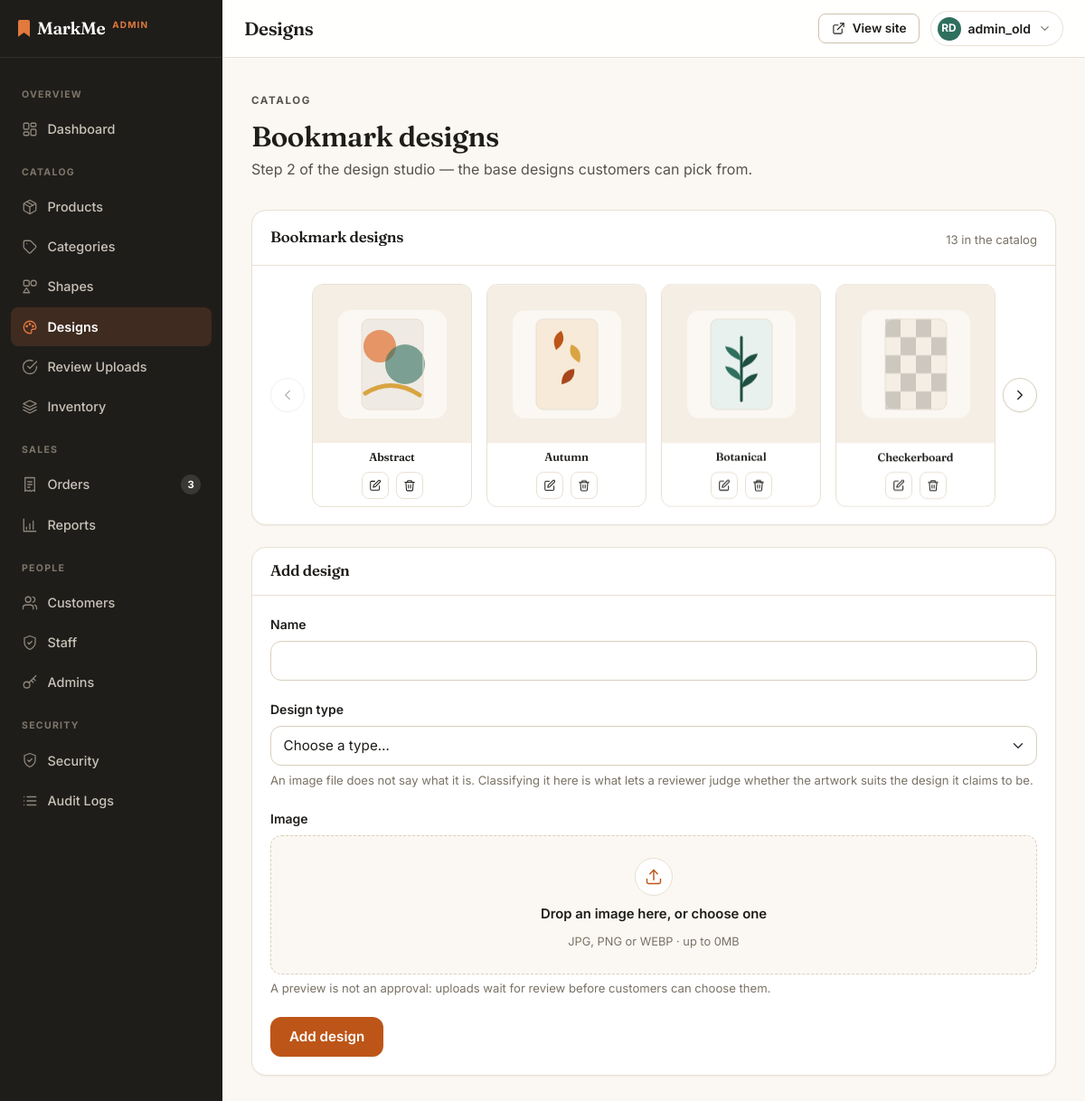
Page /admin/designs.php (signed in) on the committed database.
### tables this page shows
CREATE TABLE `designs` (
  `design_id` int(10) UNSIGNED NOT NULL,
  `name` varchar(100) NOT NULL,
   
   
   
  `category` varchar(40) NOT NULL DEFAULT 'Uncategorized',
  `image_path` varchar(255) NOT NULL,
  `status` enum('pending','approved','rejected') NOT NULL DEFAULT 'pending',
  `uploaded_by` int(10) UNSIGNED DEFAULT NULL,
  `reviewed_by` int(10) UNSIGNED DEFAULT NULL,
  `reviewed_at` timestamp NULL DEFAULT NULL,
  `review_note` varchar(255) DEFAULT NULL,
  `virus_scanned` tinyint(1) NOT NULL DEFAULT 0,
  `created_at` timestamp NOT NULL DEFAULT current_timestamp()
);

### admin/includes/admin_header.php (called while the page is built, shortened)
<?php
require_once __DIR__ . '/../../includes/icons.php';
require __DIR__ . '/../../includes/backoffice/shell_header.php';

### admin/designs.php (called while the page is built, shortened)
<?php
require __DIR__ . '/includes/admin_header.php';
$opt = [
    'table' => 'designs',
    'idColumn' => 'design_id',
    'folder' => 'designs',
    'singular' => 'Design',
    'plural' => 'Bookmark designs',
    'blurb' => 'Step 2 of the design studio — the base designs customers can pick from.',
    'saveAction' => 'design_save.php',
    'deleteAction' => 'design_delete.php',
    'icon' => 'palette',
    'categories' => ['Floral', 'Geometric', 'Minimal', 'Pattern', 'Illustration', 'Seasonal'],
];
require __DIR__ . '/includes/option_manager.php';
require __DIR__ . '/../includes/backoffice/shell_footer.php';

### includes/functions.php (called while the page is built, shortened)
<?php
require_once __DIR__ . '/../config/db.php';
function e(?string $value): string
{
    return htmlspecialchars($value ?? '', ENT_QUOTES, 'UTF-8');
}
function upload_url(string $folder, ?string $file): string
{
    $file = (string)$file;
    $base = BASE_URL . '/uploads/' . $folder . '/' . rawurlencode($file);
    $path = __DIR__ . '/../uploads/' . $folder . '/' . $file;
    return is_file($path) ? $base . '?v=' . filemtime($path) : $base;
}

### config/db.php (called while the page is built, shortened)
<?php
function db(): PDO
{
    static $pdo = null;
    if ($pdo === null) {
        $dsn = 'mysql:host=' . DB_HOST . ';dbname=' . DB_NAME . ';charset=' . DB_CHARSET;
        $pdo = new PDO($dsn, DB_USER, DB_PASS, [
            PDO::ATTR_ERRMODE => PDO::ERRMODE_EXCEPTION,
            PDO::ATTR_DEFAULT_FETCH_MODE => PDO::FETCH_ASSOC,
            PDO::ATTR_EMULATE_PREPARES => false,
        ]);
    }
    return $pdo;
}

### admin/includes/option_manager.php (the view, shortened to what this page needs)
<?php
$editing = null;
$rows = db()->query("SELECT * FROM {$opt['table']} ORDER BY name")->fetchAll();
$selectedIndex = 0;
$self = BASE_URL . '/admin/' . basename($_SERVER['SCRIPT_NAME']);
?>
<div class="page-head">
    <div>
        <p class="eyebrow eyebrow-muted">Catalog</p>
        <h2 style="margin-top:var(--s-2)"><?= e($opt['plural']) ?></h2>
        <p><?= e($opt['blurb']) ?></p>
    </div>
</div>
<div class="option-layout">
<section class="card card-flush option-catalog">
    <div class="panel-head">
        <h2><?= e($opt['plural']) ?></h2>
        <p class="form-text">
            <?= count($rows) ?> in the catalog
        </p>
    </div>
    <div class="panel-body">
        <?php if (!$rows): ?>
            <div class="empty-state option-catalog-empty">
                <span class="empty-icon"><?= icon($opt['icon'], 24) ?></span>
                <h3>No <?= e(strtolower($opt['plural'])) ?> yet</h3>
                <p>Add your first one in the form below.</p>
            </div>
        <?php else: ?>
            <div class="carousel admin-carousel option-tile-carousel" data-carousel
                 data-per-view="4 3 2"
                 data-min-card="96"
                 data-carousel-start="<?= (int)$selectedIndex ?>"
                 data-carousel-item=".option-tile">
                <button type="button" class="carousel-nav prev" data-carousel-prev
                        aria-label="Previous <?= e(strtolower($opt['plural'])) ?>"><?= icon('chevron-left', 18) ?></button>
                <div class="carousel-viewport">
                    <div class="carousel-track" data-carousel-track data-reveal-grid>
                        <?php foreach ($rows as $row): ?>
                            <?php $rowId = (int)$row[$opt['idColumn']]; ?>
                            <?php $isSelected = $editing
                                && (int)$editing[$opt['idColumn']] === $rowId; ?>
                            <article class="option-tile<?= $isSelected ? ' is-selected' : '' ?>"
                                     <?= $isSelected ? 'aria-current="true"' : '' ?>>
                                <div class="option-tile-media">
                                    <img src="<?= upload_url($opt['folder'], $row['image_path']) ?>"
                                         alt="<?= e($row['name']) ?>" loading="lazy" decoding="async">
                                </div>
                                <div class="option-tile-body">
                                    <h3 class="option-tile-name"><?= e($row['name']) ?></h3>
                                    <div class="option-tile-actions">
                                        <a class="btn-icon btn-icon-sm" href="<?= e($self) ?>?edit=<?= $rowId ?>"
                                           aria-label="Edit <?= e($row['name']) ?>"><?= icon('edit', 14) ?></a>
                                        <form method="post" action="<?= BASE_URL ?>/admin/<?= e($opt['deleteAction']) ?>"
                                              data-confirm
                                              data-confirm-title="Delete <?= e(strtolower($opt['singular'])) ?>?"
                                              data-confirm-body="Delete &quot;<?= e($row['name']) ?>&quot;?"
                                              data-confirm-action="Delete"
                                              data-confirm-tone="danger">
                                            <button type="submit" class="btn-icon btn-icon-sm btn-icon-danger"
                                                    aria-label="Delete <?= e($row['name']) ?>"><?= icon('trash', 14) ?></button>
                                        </form>
                                    </div>
                                </div>
                            </article>
                        <?php endforeach; ?>
                    </div>
                </div>
                <button type="button" class="carousel-nav next" data-carousel-next
                        aria-label="More <?= e(strtolower($opt['plural'])) ?>"><?= icon('chevron-right', 18) ?></button>
            </div>
        <?php endif; ?>
    </div>
</section>
<section class="card card-flush option-form-panel">
    <div class="panel-head">
        <h2><?= $editing
            ? 'Edit ' . e(strtolower($opt['singular']))
            : 'Add ' . e(strtolower($opt['singular'])) ?></h2>
    </div>
    <div class="panel-body">
        <form method="post" action="<?= BASE_URL ?>/admin/<?= e($opt['saveAction']) ?>"
              enctype="multipart/form-data" class="option-form">
            <div class="field-group">
                <label class="form-label" for="optName">Name</label>
                <input type="text" id="optName" name="name" class="form-control"
                       value="<?= e($editing['name'] ?? '') ?>" required>
            </div>
            <div class="field-group">
                <label class="form-label" for="optCategory">
                    <?= e($opt['singular']) ?> type
                </label>
                <select id="optCategory" name="category" class="form-select" required>
                    <option value="">Choose a type&hellip;</option>
                </select>
                <p class="form-text">
                    An image file does not say what it is. Classifying it here is what lets a
                    reviewer judge whether the artwork suits the
                    <?= e(strtolower($opt['singular'])) ?> it claims to be.
                </p>
            </div>
            <div class="field-group">
                <label class="form-label" for="optImage">Image</label>
                <div data-dropzone data-max-bytes="<?= MAX_UPLOAD_BYTES ?>"
                     data-accept="jpg,jpeg,png,webp">
                    <label class="dropzone dropzone-sm" for="optImage">
                        <span class="dz-icon" aria-hidden="true"><?= icon('upload', 20) ?></span>
                        <span class="dz-title">Drop an image here, or choose one</span>
                        <span class="dz-hint">JPG, PNG or WEBP &middot; up to
                            <?= (int)(MAX_UPLOAD_BYTES / 1048576) ?>MB</span>
                    </label>
                </div>
                <p class="form-text">
                    A preview is not an approval: uploads wait for review before
                    customers can choose them.
                </p>
            </div>
            <div class="d-flex flex-wrap gap-2">
                <button type="submit" class="btn btn-primary">
                    <?= $editing ? 'Save changes' : 'Add ' . e(strtolower($opt['singular'])) ?>
                </button>
            </div>
        </form>
    </div>
</section>
</div>

### includes/icons.php (shortened to what this page needs)
<?php
function icon(string $name, int $size = 20, string $class = '', ?string $label = null): string
{
    $d = $paths[$name] ?? $paths['info'];
    $cls = trim('mm-icon ' . $class);
    $a11y = $label !== null
        ? ' role="img" aria-label="' . e($label) . '"'
        : ' aria-hidden="true" focusable="false"';
    return '<svg class="' . e($cls) . '" width="' . $size . '" height="' . $size . '"'
        . ' viewBox="0 0 24 24" fill="none" stroke="currentColor" stroke-width="1.75"'
        . ' stroke-linecap="round" stroke-linejoin="round"' . $a11y . '>' . $d . '</svg>';
}

### rows in the picture
designs: image_path (picture), name "Abstract", $size 14 (drawn)
designs: image_path (picture), name "Autumn", $size 14 (drawn)
designs: image_path (picture), name "Botanical", $size 14 (drawn)
designs: image_path (picture), name "Checkerboard", $size 14 (drawn)

### other values in the picture
is_admin() ? 'Admin' : 'Staff' "ADMIN"
$label "OVERVIEW"
$text "Dashboard"
$label "CATALOG"
$text "Products"
$text "Categories"
$text "Shapes"
$text "Designs"
$text "Review Uploads"
$text "Inventory"
$label "SALES"
$text "Orders"
$badge "3"
$text "Reports"
$label "PEOPLE"
